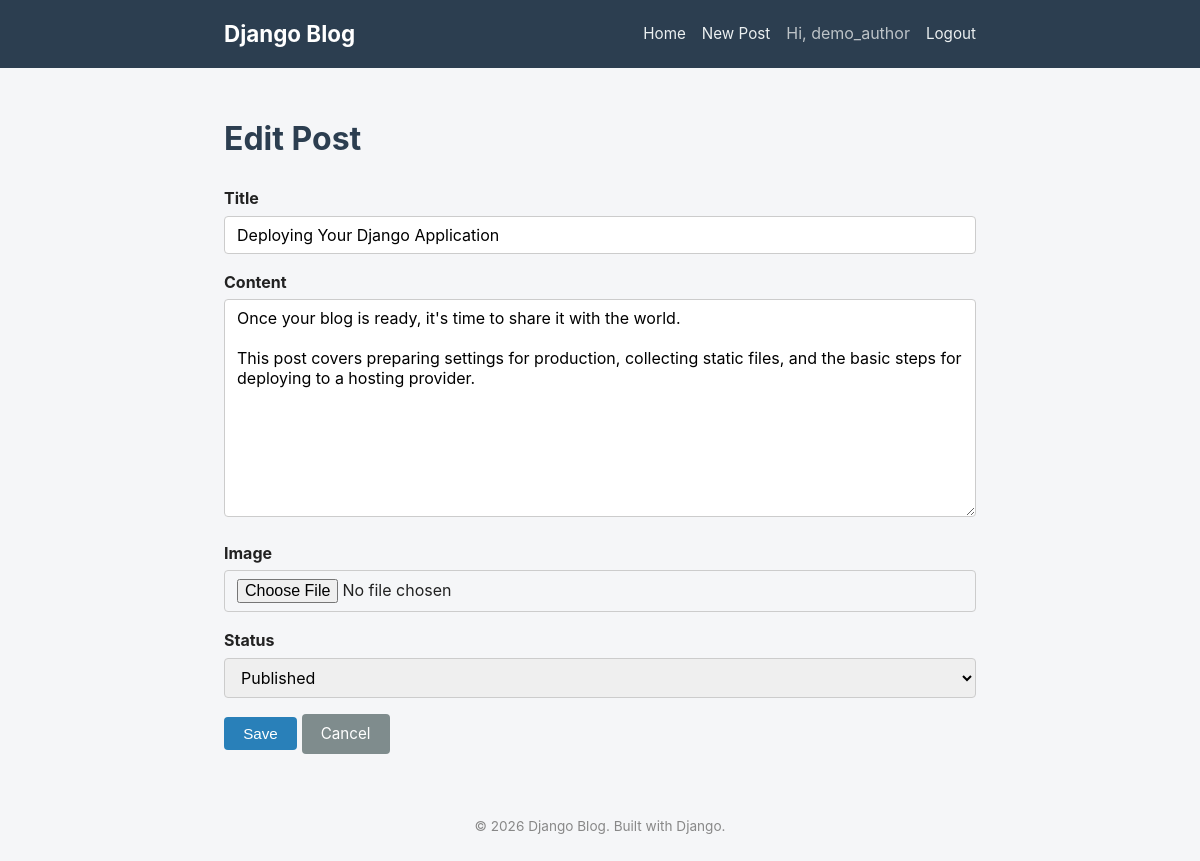
Page /post/deploying-your-django-application/edit/ (signed in) on the committed database.
### blog/models.py (models this page shows, shortened)
class Post(models.Model):
    STATUS_CHOICES = [
        ('draft', 'Draft'),
        ('published', 'Published'),
    ]
    title = models.CharField(max_length=200)
    slug = models.SlugField(max_length=220, unique_for_date='published_at', blank=True)
    author = models.ForeignKey(settings.AUTH_USER_MODEL, on_delete=models.CASCADE, related_name='posts')
    content = models.TextField()
    image = models.ImageField(upload_to='post_images/', blank=True, null=True)
    status = models.CharField(max_length=10, choices=STATUS_CHOICES, default='published')
    published_at = models.DateTimeField(default=timezone.now)
    created_at = models.DateTimeField(auto_now_add=True)
    updated_at = models.DateTimeField(auto_now=True)
    class Meta:
        ordering = ['-published_at']
    def get_absolute_url(self):
        return reverse('post_detail', kwargs={'slug': self.slug})

### blog/views.py (the view, shortened to what this page needs)
# urls.py: path('post/<slug:slug>/edit/', views.PostUpdateView.as_view(), name='post_edit'),
class PostUpdateView(LoginRequiredMixin, AuthorRequiredMixin, UpdateView):
    model = Post
    form_class = PostForm
    template_name = 'blog/post_form.html'

### blog/forms.py
class PostForm(forms.ModelForm):
    class Meta:
        model = Post
        fields = ('title', 'content', 'image', 'status')
        widgets = {
            'title': forms.TextInput(attrs={'class': 'form-control'}),
            'content': forms.Textarea(attrs={'class': 'form-control', 'rows': 10}),
            'image': forms.ClearableFileInput(attrs={'class': 'form-control'}),
            'status': forms.Select(attrs={'class': 'form-control'}),
        }

### blog/views.py (called while the page is built)
    def test_func(self):
        post = self.get_object()
        return self.request.user == post.author

### templates/blog/post_form.html (shortened to what this page needs)
{% extends "base.html" %}
{% block content %}
    <h1>{% if form.instance.pk %}Edit Post{% else %}New Post{% endif %}</h1>
    <form method="post" enctype="multipart/form-data">
        {% for field in form %}
            <div class="form-group">
                <label for="{{ field.id_for_label }}">{{ field.label }}</label>
                {{ field }}
            </div>
        {% endfor %}
        <button type="submit" class="btn">Save</button>
        {% if form.instance.pk %}
            <a href="{{ form.instance.get_absolute_url }}" class="btn btn-secondary">Cancel</a>
        {% else %}
            <a href="{% url 'home' %}" class="btn btn-secondary">Cancel</a>
        {% endif %}
    </form>
{% endblock %}

### templates/base.html (shortened to what this page needs)
{% load static %}
<!DOCTYPE html>
<html lang="en">
<head>
    <link rel="stylesheet" href="{% static 'css/style.css' %}">
</head>
<body>
    <header class="site-header">
        <nav class="navbar">
            <a href="{% url 'home' %}" class="brand">Django Blog</a>
            <div class="nav-links">
                <a href="{% url 'home' %}">Home</a>
                {% if user.is_authenticated %}
                    <a href="{% url 'post_create' %}">New Post</a>
                    <span class="nav-user">Hi, {{ user.username }}</span>
                    <form action="{% url 'logout' %}" method="post" class="logout-form">
                        <button type="submit" class="link-button">Logout</button>
                    </form>
                {% else %}
                    <a href="{% url 'login' %}">Login</a>
                    <a href="{% url 'signup' %}">Sign Up</a>
                {% endif %}
            </div>
        </nav>
    </header>
    <main class="container">
        {% block content %}
        {% endblock %}
    </main>
    <footer class="site-footer">
        <p>&copy; {% now "Y" %} Django Blog. Built with Django.</p>
    </footer>
</body>
</html>

### static/css/style.css (style rules this page uses)
* { box-sizing: border-box; }
body { font-family: -apple-system, Segoe UI, Roboto, Helvetica, Arial, sans-serif; margin: 0; background-color: #f5f6f8; color: #222; line-height: 1.6; }
.container { max-width: 800px; margin: 0 auto; padding: 1.5rem; min-height: 70vh; }
.site-header { background-color: #2c3e50; }
.navbar { max-width: 800px; margin: 0 auto; display: flex; align-items: center; justify-content: space-between; padding: 1rem 1.5rem; flex-wrap: wrap; }
.brand { color: #fff; font-size: 1.4rem; font-weight: bold; text-decoration: none; }
.nav-links { display: flex; align-items: center; gap: 1rem; }
.nav-links a, .link-button { color: #ecf0f1; text-decoration: none; font-size: 0.95rem; }
.nav-user { color: #bdc3c7; }
.logout-form { display: inline; }
.link-button { background: none; border: none; cursor: pointer; padding: 0; font-family: inherit; }
h1, h2, h3 { color: #2c3e50; }
.form-control, input[type="text"], input[type="password"], input[type="email"], textarea, select { width: 100%; padding: 0.5rem 0.75rem; border: 1px solid #ccc; border-radius: 4px; font-size: 1rem; font-family: inherit; }
.btn { display: inline-block; padding: 0.5rem 1.2rem; background-color: #2980b9; color: #fff; border: none; border-radius: 4px; cursor: pointer; text-decoration: none; font-size: 0.95rem; }
.btn-secondary { background-color: #7f8c8d; }
.form-group { margin-bottom: 1rem; }
.form-group label { display: block; margin-bottom: 0.25rem; font-weight: bold; }
.site-footer { text-align: center; padding: 1.5rem; color: #888; font-size: 0.85rem; }

### rows in the picture
Post: form "Deploying Your Django Application" "Once your blog is ready, it's time to share it with the world. This post covers preparing settings for production, collecting static files, and the basic steps for deploying to a hosting provider." "Published"

### other values in the picture
{{ user.username }} "demo_author"
{{ field.label }} "Title" "Content" "Image" "Status"
